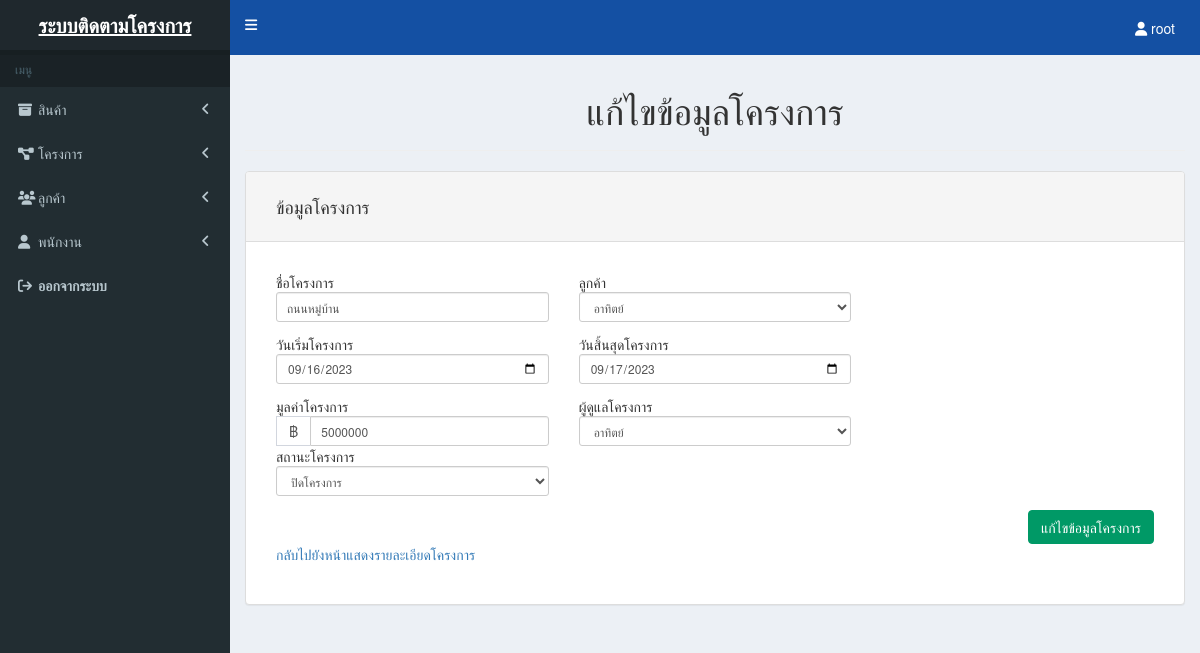
Screenshot of /project-edit.php?id=7 (signed in) with the database file from the repository.
### tables this page shows
CREATE TABLE `projects` (
  `project_id` int(11) NOT NULL,
  `project_name` varchar(255) DEFAULT NULL,
  `start_date` date DEFAULT NULL,
  `end_date` date DEFAULT NULL,
  `project_value` varchar(50) DEFAULT NULL,
  `status_id` int(11) NOT NULL,
  `customer_id` int(11) DEFAULT NULL,
  `employee_id` int(11) DEFAULT NULL
);

### project-edit.php (the view, shortened to what this page needs)
<?php
include('header.php');
include('functions.php');
$getID = $_GET['id'];
$customerQuery = "SELECT DISTINCT customer_id,customer_name FROM customers";
$customerResult = mysqli_query($mysqli, $customerQuery);
$employeeQuery = "SELECT DISTINCT employee_id,employee_name FROM employees";
$employeeResult = mysqli_query($mysqli, $employeeQuery);
$statusQuery = "SELECT DISTINCT status_id,status_name FROM status";
$statusResult = mysqli_query($mysqli, $statusQuery);
$query = "SELECT * FROM projects WHERE project_id = '" . $mysqli->real_escape_string($getID) . "'";
$result = mysqli_query($mysqli, $query);
if ($result) {
    while ($row = mysqli_fetch_assoc($result)) {
        $project_name = $row['project_name'];
        $start_date = $row['start_date'];
        $end_date = $row['end_date'];
        $project_value = $row['project_value'];
        $status_id = $row['status_id'];
        $customer_id = $row['customer_id'];
        $employee_id = $row['employee_id'];
    }
}
?>
<div class="text-center">
    <h1>แก้ไขข้อมูลโครงการ</h1>
</div>
<hr>
<div class="row">
    <div class="col-xs-12">
        <div class="panel panel-default">
            <div class="panel-heading">
                <h4>ข้อมูลโครงการ</h4>
            </div>
            <div class="panel-body form-group form-group-sm">
                <form method="post" id="update_project">
                    <div class="row">
                        <div class="col-xs-4">
                            ชื่อโครงการ
                            <input type="text" class="form-control margin-bottom required" name="project_name" placeholder="ป้อนชื่อ" value="<?php echo $project_name; ?>">
                        </div>
                        <div class="col-xs-4">
                            ลูกค้า
                            <select name="customer_id" required class="form-control">
                                <?php
                                foreach ($customerResult as $row) {
                                    $cid = $row['customer_id'];
                                    $customer_name = $row['customer_name'];
                                    $selected = ($cid == $customer_id) ? 'selected' : '';
                                    echo "<option value='$cid' $selected>$customer_name</option>";
                                }
                                ?>
                            </select>
                        </div>
                    </div>
                    <div class="row">
                        <div class="col-xs-4">
                            วันเริ่มโครงการ
                            <input type="date" class="form-control margin-bottom required" name="start_date" placeholder="วันเริ่มต้นโครงการ" value="<?php echo $start_date; ?>">
                        </div>
                        <div class="col-xs-4">
                            วันสิ้นสุดโครงการ
                            <input type="date" class="form-control margin-bottom required" name="end_date" placeholder="วันสิ้นสุดโครงการ" value="<?php echo $end_date; ?>">
                        </div>
                    </div>
                    <div class="row">
                        <div class="col-xs-4">
                            มูลค่าโครงการ
                            <div class="input-group">
                                <span class="input-group-addon"><?php echo CURRENCY ?></span>
                                <input type="text" name="project_value" class="form-control required" placeholder="0.00" aria-describedby="sizing-addon1" value="<?php echo $project_value; ?>">
                            </div>
                        </div>
                        <div class="col-xs-4">
                            ผู้ดูแลโครงการ
                            <select name="employee_id" required class="form-control">
                                <?php
                                foreach ($employeeResult as $row) {
                                    $eid = $row['employee_id'];
                                    $employee_name = $row['employee_name'];
                                    $selected = ($eid == $employee_id) ? 'selected' : '';
                                    echo "<option value='$eid' $selected>$employee_name</option>";
                                }
                                ?>
                            </select>
                        </div>
                    </div>
                    <div class="row">
                        <div class="col-xs-4">
                            สถานะโครงการ
                            <select name="status_id" required class="form-control">
                                <?php
                                foreach ($statusResult as $row) {
                                    $sid = $row['status_id'];
                                    $status_name = $row['status_name'];
                                    $selected = ($sid == $status_id) ? 'selected' : '';
                                    echo "<option value='$sid' $selected>$status_name</option>";
                                }
                                ?>
                            </select>
                        </div>
                    </div>
                    <div class="row">
                        <div class="col-xs-12 margin-top btn-group">
                            <input type="submit" id="action_update_project" class="btn btn-success float-right" value="แก้ไขข้อมูลโครงการ" data-loading-text="กำลังแก้ไขข้อมูลโครงการ...">
                        </div>
                    </div>
                </form>
                <p><a href="project-list.php">กลับไปยังหน้าแสดงรายละเอียดโครงการ</a></p>
            </div>
        </div>
    </div>
</div>
<?php
include('footer.php');
?>

### css/styles.css (style rules this page uses)
body { padding: 0; }
.btn-success { background-color: #009966; border-color: #009966; }
.panel-body { padding: 30px 30px 15px 30px; }
.panel-heading { padding: 15px 30px 15px 30px; }
.float-right { float: right !important; }
.margin-bottom { margin-bottom: 1em; }
.margin-top { margin-top: 1em; }

### rows the page displays
projects: project_name "ถนนหมู่บ้าน", start_date "09/16/2023", end_date "09/17/2023", project_value "5000000"

### other values shown
$_SESSION['login_username'] "root"
CURRENCY "฿"
form field customer_id "อาทิตย์"
form field employee_id "อาทิตย์"
form field status_id "ปิดโครงการ"
